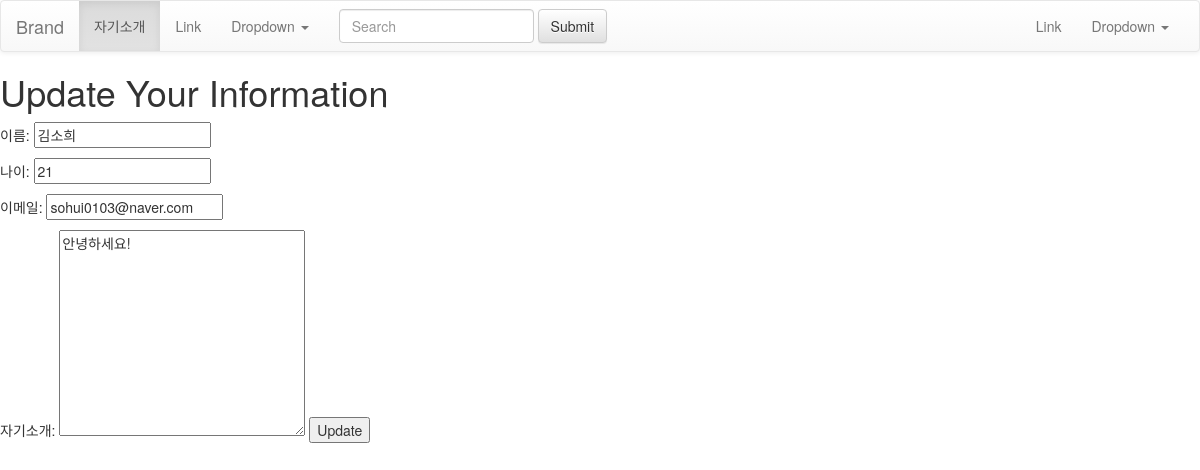
//edit/11, run on the app's committed database.
### signup/models.py (models this page shows, shortened)
class Signup(models.Model):
    name = models.CharField(max_length=100)
    age = models.IntegerField()
    pub_date = models.DateTimeField()
    email = models.EmailField(max_length=100)
    introduce = models.TextField()
    image = models.ImageField(upload_to='images/',default='')

### signup/views.py (the view)
# urls.py: path('edit/<int:id>', views.edit, name="edit"),
def edit(request, id):
    edit_blog = Signup.objects.get(pk=id)
    return render(request, 'edit.html', {'blog':edit_blog})

### signup/templates/edit.html (shortened to what this page needs)
{% extends 'base.html' %}
{% block contents %}
<h1>Update Your Information</h1>
<form action="{% url 'update' blog.id %}" method="POST">
    <p>이름: <input type="text" name="name" value="{{blog.name}}"></p>
    <p>나이: <input type="text" name="age" value="{{blog.age}}"></p>
    <p>이메일: <input type="text" name="email" value="{{blog.email}}"></p>
    자기소개: <textarea name="introduce" cols="30" rows="10">{{blog.introduce}}</textarea>
    <button type="submit">Update</button>
</form>
{% endblock %}

### data on the page
Signup: name "김소희", age "21", email "sohui0103@naver.com", introduce "안녕하세요!"
